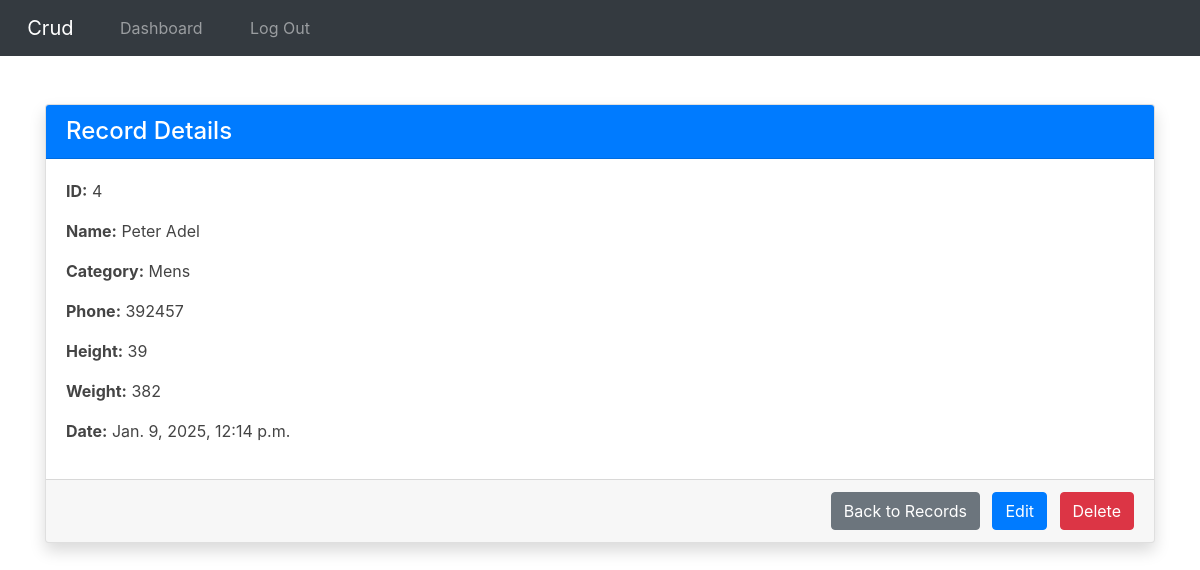
The app's page /record/4 (signed in) with its own data.
### crud/models.py (models this page shows, shortened)
class Records(models.Model):
    category = models.ForeignKey(Category, on_delete=models.CASCADE)
    first_name = models.CharField(max_length=50)
    last_name = models.CharField(max_length=50)
    phone = models.IntegerField()
    tall = models.IntegerField()
    weight = models.IntegerField()
    create_date = models.DateTimeField(auto_now_add=True)
    class Meta:
        ordering = ['-create_date']

class Category(models.Model):
    name = models.CharField(max_length=50)
    create_date = models.DateTimeField(auto_now_add=True)
    def __str__(self):
        return self.name

### crud/views.py (the view)
# urls.py: path('record/<int:record_id>', views.view_record, name='record'),
@login_required(login_url='login')
def view_record(request, record_id):
    context = {
        'record': get_object_or_404(Records, id=record_id),
    }
    return render(request, 'pages/record.html', context)

### templates/pages/record.html
{% extends 'base.html' %}
{% block content %}
<div class="container mt-5">
    <div class="card shadow">
        <div class="card-header bg-primary text-white">
            <h4 class="mb-0">Record Details</h4>
        </div>
        <div class="card-body">
            <p><strong>ID:</strong> {{ record.id }}</p>
            <p><strong>Name:</strong> {{ record.first_name }} {{ record.last_name }}</p>
            <p><strong>Category:</strong> {{ record.category }}</p>
            <p><strong>Phone:</strong> {{ record.phone }}</p>
            <p><strong>Height:</strong> {{ record.tall }}</p>
            <p><strong>Weight:</strong> {{ record.weight }}</p>
            <p><strong>Date:</strong> {{ record.create_date }}</p>
        </div>
        <div class="card-footer text-right">
            <a href="{% url 'dashboard' %}" class="btn btn-secondary">Back to Records</a>
            <a href="{% url 'record_edit' record.id %}" class="btn btn-primary ml-2">Edit</a>
            <a href="{% url 'delete_record' record.id %}" class="btn btn-danger ml-2">Delete</a>
        </div>
    </div>
</div>
{% endblock content %}

### records on screen
Records: id "4", first_name "Peter", last_name "Adel", category "Mens", phone "392457", tall "39", weight "382", create_date "Jan. 9, 2025, 12:14 p.m."
